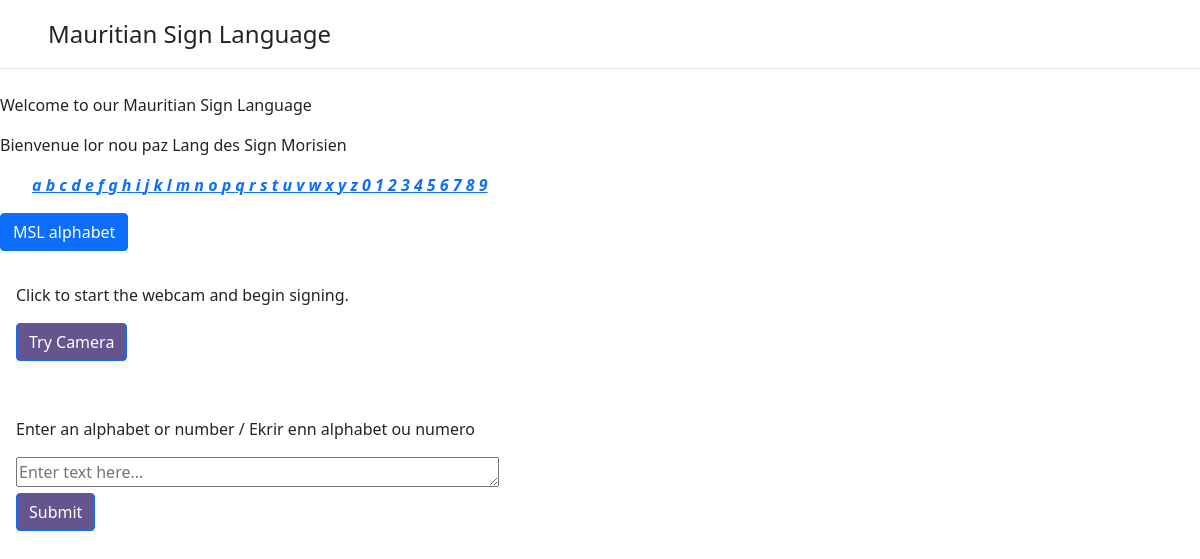
The app's page /sign/ with its own data.
### sign/models.py (models this page shows, shortened)
class Label(models.Model):
    label_txt = models.CharField(max_length=3)
    pub_date = models.DateTimeField('data published')

### sign/views.py (the view)
# urls.py: path('', views.index, name='index'),
def index(request):
    latest_labels = Label.objects.order_by('pub_date')
    context = {
        'latest_labels': latest_labels
    }
    return render(request, 'sign/index.html', context)

### sign/templates/sign/index.html (shortened to what this page needs)
{% extends 'sign/base.html' %}

### sign/templates/sign/base.html (shortened to what this page needs)
{% load static %}
<!DOCTYPE html>
<html>
<head>
    <link rel="stylesheet" href="../../static/sign/style.css" >
    <link href="/docs/5.0/dist/css/bootstrap.min.css" rel="stylesheet">
    <link href="https://cdn.jsdelivr.net/npm/bootstrap@5.0.2/dist/css/bootstrap.min.css" rel="stylesheet">
</head>
<body>
    {% include "sign/header.html" %}
    {% include "sign/dictionary.html" %}
    {% include "sign/comm.html" %}
    {% include "sign/text.html" %}
</body>
</html>

### sign/templates/sign/header.html
<header class="d-flex flex-wrap align-items-center justify-content-center justify-content-md-between py-3 mb-4 border-bottom">
  <a href="/" class="d-flex align-items-center mb-2 mb-md-0 me-md-auto text-dark text-decoration-none">
    <svg class="bi me-2" width="40" height="32"><use xlink:href="#bootstrap"/></svg>
    <span class="fs-4"> Mauritian Sign Language </span>
  </a>
</header>

### sign/templates/sign/dictionary.html (shortened to what this page needs)
<!DOCTYPE html>
<html>
    <head>
    </head>
    <body>
        <p> Welcome to our Mauritian Sign Language </p>
        <p style="text-decoration: italic;"> Bienvenue lor nou paz Lang des Sign Morisien </p>
        {% if latest_labels %}
            <ul>
                {% for label in latest_labels %}
                    <i><a href="{% url 'sign:detail' label_id=label.id %}"><b> {{label.label_txt}} </b></a></i>
                {% endfor %}
            </ul>
        {% endif %}
        <div>
            <p>
                <a class="btn btn-primary" data-bs-toggle="collapse" href="#multiCollapseExample1" role="button" aria-expanded="false" aria-controls="multiCollapseExample1">MSL alphabet</a>
            </p>
        </div>
    </body>
</html>

### sign/templates/sign/comm.html (shortened to what this page needs)
<div style="padding: 1rem;">
    <p>Click to start the webcam and begin signing.</p>
    <button id="startWebcam" class="btn btn-primary" style="background-color: #65558F ;">Try Camera</button>
</div>

### sign/templates/sign/text.html (shortened to what this page needs)
<div style="padding: 1rem;">
    <p>Enter an alphabet or number / <span style="text-decoration: italic;"> Ekrir enn alphabet ou numero</span> </p>
    <form method="POST" action="">
        <textarea name="text_input" rows="1" cols="50" placeholder="Enter text here..."></textarea><br>
        <input type="submit" value="Submit" class="btn btn-primary" style="background-color: #65558F ;">
    </form>
</div>

### sign/static/sign/style.css (style rules this page uses)
body { background-color: #fef7ff; }

### records on screen
Label: label_txt "a"
Label: label_txt "b"
Label: label_txt "c"
Label: label_txt "d"
Label: label_txt "e"
Label: label_txt "f"
Label: label_txt "g"
Label: label_txt "h"
Label: label_txt "i"
Label: label_txt "j"
Label: label_txt "k"
Label: label_txt "l"
Label: label_txt "m"
Label: label_txt "n"
Label: label_txt "o"
Label: label_txt "p"
Label: label_txt "q"
Label: label_txt "r"
Label: label_txt "s"
Label: label_txt "t"
Label: label_txt "u"
Label: label_txt "v"
Label: label_txt "w"
Label: label_txt "x"
Label: label_txt "y"
Label: label_txt "z"
Label: label_txt "0"
Label: label_txt "1"
Label: label_txt "2"
Label: label_txt "3"
Label: label_txt "4"
Label: label_txt "5"
Label: label_txt "6"
Label: label_txt "7"
Label: label_txt "8"
Label: label_txt "9"
